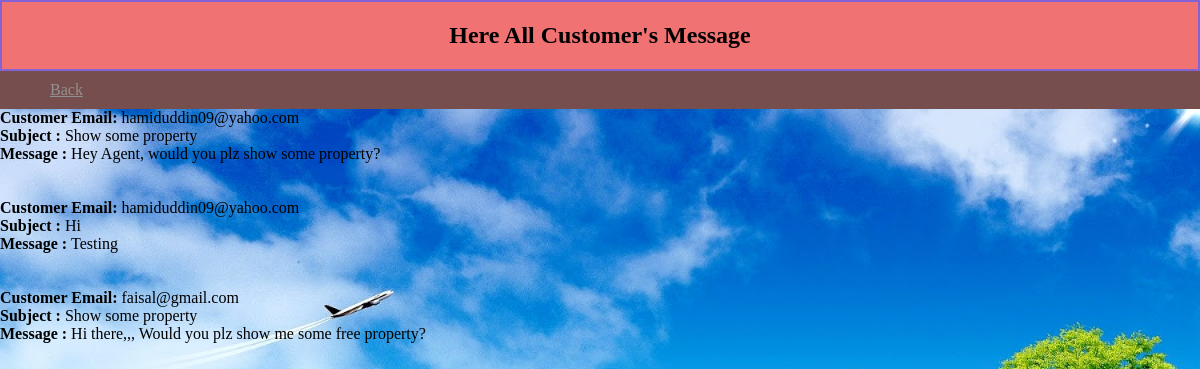
The app's page /Agent/view/CustomerMsg.php (signed in) with its own data.
### tables this page shows
CREATE TABLE `c_sms` (
  `Email` text NOT NULL,
  `Subject` text NOT NULL,
  `Message` text NOT NULL
);

### Agent/model/DatabaseConnection.php (called while the page is built, shortened)
<?php
class DatabaseConnection{
 function ShowAll($conn,$table)
 {
  $result = $conn->query("SELECT * FROM  $table");
  return $result;
 }
}
?>

### Agent/View/CustomerMsg.php (the view)
<html>
  <head>
  <link rel="stylesheet" type="text/css" href="../css/design.css">
</head>
<body style="background-image: url('background2.jpg');">
<div class= "header sticky">
<h2>Here All Customer's Message</h2>
</div>
<div class="topnav">
<a href="agent.php">Back</a>
</div>
<?php
include "../model/DatabaseConnection.php";
$connection = new DatabaseConnection();
$conobj=$connection->OpenCon();
$userQuery=$connection->ShowAll($conobj,"C_SMS");
if ($userQuery->num_rows > 0) {
    while($row = $userQuery->fetch_assoc()) {
      $Email=$row["Email"];
      $Subject=$row["Subject"];
      $Message=$row["Message"];
      echo "<b>Customer Email: </b>".$Email."<br>";
      echo "<b>Subject : </b>".$Subject."<br>";
      echo "<b>Message : </b>".$Message."<br><br><br>";
  }
}
?>
</body>
</html>

### Agent/css/design.css (style rules this page uses)
body { margin:0; padding: 0; background: url(background2.jpg) no-repeat; background-size: cover; }
.header { padding: 20px; text-align: center; background: rgb(241, 114, 114); }
.topnav { overflow: hidden; background-color: rgb(119, 78, 78); }
div.sticky { position: sticky; top: 0; padding: 0; border: 2px solid #8461d4; }
.topnav a { float: left; display: block; color: #929191; text-align: center; padding: 10px 50px; }

### records on screen
c_sms: Email "hamiduddin09@yahoo.com", Subject "Show some property", Message "Hey Agent, would you plz show some property?"
c_sms: Email "hamiduddin09@yahoo.com", Subject "Hi", Message "Testing"
c_sms: Email "faisal@gmail.com", Subject "Show some property", Message "Hi there,,, Would you plz show me some free property?"
